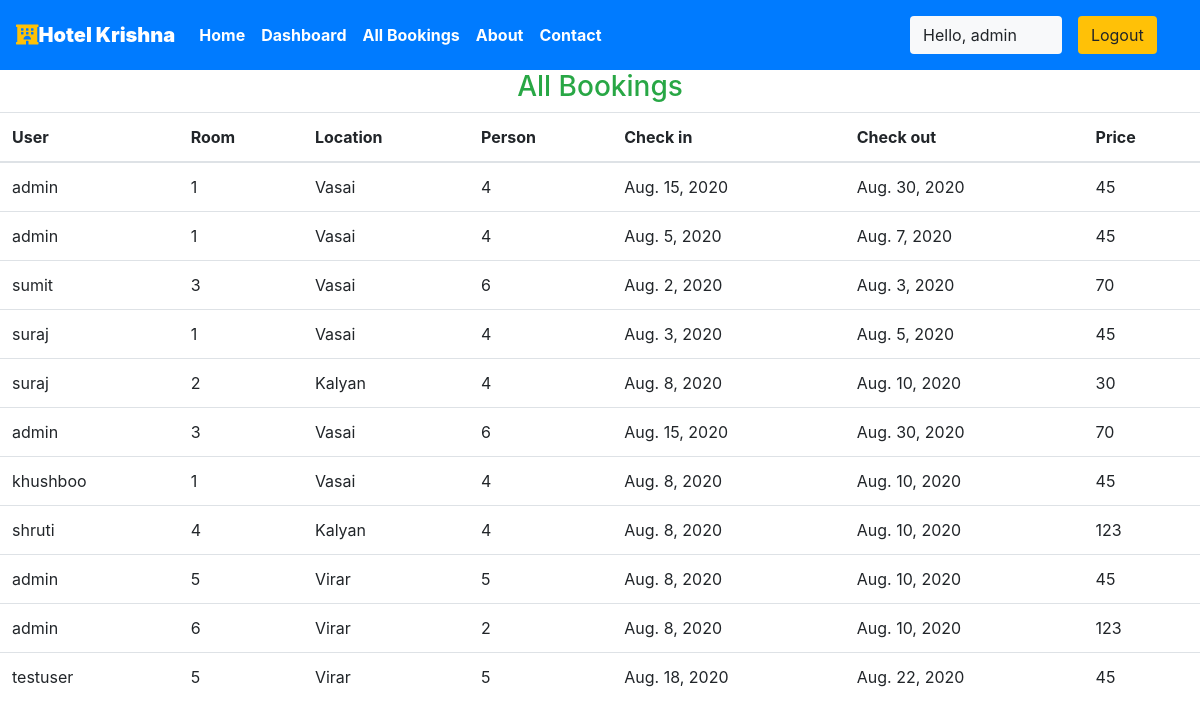
Page /staff/allbookings (signed in) on the committed database.
### krishna/models.py (models this page shows, shortened)
class Reservation(models.Model):
    check_in = models.DateField(auto_now =False)
    check_out = models.DateField()
    room = models.ForeignKey(Rooms, on_delete = models.CASCADE)
    guest = models.ForeignKey(User, on_delete= models.CASCADE)
    booking_id = models.CharField(max_length=100,default="null")

class Rooms(models.Model):
    ROOM_STATUS = (
    ("1", "available"),
    ("2", "not available"),
    )
    ROOM_TYPE = (
    ("1", "premium"),
    ("2", "deluxe"),
    ("3","basic"),
    )
    room_type = models.CharField(max_length=50,choices = ROOM_TYPE)
    capacity = models.IntegerField()
    price = models.IntegerField()
    size = models.IntegerField()
    hotel = models.ForeignKey(Hotels, on_delete = models.CASCADE)
    status = models.CharField(choices =ROOM_STATUS,max_length = 15)
    roomnumber = models.IntegerField()

class Hotels(models.Model):
    name = models.CharField(max_length=30,default="krishna")
    owner = models.CharField(max_length=20)
    location = models.CharField(max_length=50)
    state = models.CharField(max_length=50,default="maharashtra")
    country = models.CharField(max_length=50,default="india")

### krishna/views.py (the view)
# urls.py: path('staff/allbookings', views.all_bookings,name="allbookigs"),
@login_required(login_url='/staff')
def all_bookings(request):
    bookings = Reservation.objects.all()
    if not bookings:
        messages.warning(request,"No Bookings Found")
    return HttpResponse(render(request,'staff/allbookings.html',{'bookings':bookings}))

### templates/staff/allbookings.html (shortened to what this page needs)
{% extends 'basic.html' %}
{% block body %}
<h3 class="text-center  text-success">All Bookings </h3>
<table class="table">
    <thead>
        <th>User</th>
        <th>Room</th>
        <th>Location</th>
        <th>Person</th>
        <th>Check in</th>
        <th>Check out</th>
        <th>Price</th>
    </thead>
    {% for each_booking in bookings %}
    <tr>
        <td>{{each_booking.guest.username}}</td>
        <td>{{each_booking.room.roomnumber}}</td>
        <td>{{each_booking.room.hotel.location}}</td>
        <td>{{each_booking.room.capacity}}</td>
        <td>{{each_booking.check_in}}</td>
        <td>{{each_booking.check_out}}</td>
        <td>{{each_booking.room.price}}</td>
    </tr>
    {% endfor %}
</table>
{% endblock body %}

### templates/basic.html (shortened to what this page needs)
{% load static %}
<!DOCTYPE html>
<!DOCTYPE html>
<html lang="en">
<head>
    <link rel="stylesheet" href="https://use.fontawesome.com/releases/v5.7.0/css/all.css">
    <link rel="stylesheet" href="{% static 'bootstrap\bootstrap.css' %}">
    <link rel="stylesheet" href="https://maxcdn.bootstrapcdn.com/bootstrap/4.5.0/css/bootstrap.min.css" >
</head>
<body style="dbackground-image: url('https://source.unsplash.com/random');height: 100%;">
    <div class="container-fluid px-0">
        <nav class="navbar navbar-expand-lg navbar-dark bg-primary font-weight-bold">
            <a class="navbar-brand text-bold bg-black " href="/"><i class="fas fa-hotel text-warning"></i><b>Hotel Krishna</b></a>
            <div class="collapse navbar-collapse " id="navbarSupportedContent">
                <ul class="navbar-nav mr-auto ">
                    <li class="nav-item active">
                        <a class="nav-link text-bold " href="/home"> Home</a>
                    </li>
                    {% if user.is_staff %}
                    <li class="nav-item active">
                        <a class="nav-link text-bold" href="/staff/panel">Dashboard </a>
                    </li>
                    {% elif user.is_staff == False and user.is_authenticated %}
                    <li class="nav-item active">
                            <a class="nav-link text-bold" href="/user/bookings">My Bookings </a>
                        </li>
                    {% endif %}
                    {% if user.is_staff %}
                    <li class="nav-item active">
                            <a class="nav-link text-bold" href="/staff/allbookings">All Bookings </a>
                        </li>
                    {% endif %}
                    <li class="nav-item active">
                        <a class="nav-link text-bold" href="/about">About</a>
                    </li>
                    <li class="nav-item active">
                        <a class="nav-link text-bold" href="/contact">Contact </a>
                    </li>
                </ul>
                {% if user.is_authenticated %}
                      <button class="btn btn-group bg-light" data-toggle="modal" data-target="#forlogin">
                       Hello, {{request.user}}
                       <a href="/logout" class="nav-link">
                    <button class="btn btn-group bg-warning" data-toggle="modal" data-target="#forlogin">
                        Logout
                    </button></a>&nbsp; &nbsp;
                    </button>
                {% endif %}
            </div>
        </nav>
    </div>
    {% block body %}
    {% endblock body %}
</body>
</html>

### templates/basic.html (style rules this page uses)
a { text-decoration: none; }

### rows in the picture
Reservation: guest.username "admin", room.roomnumber "1", room.hotel.location "Vasai", room.capacity "4", check_in "Aug. 15, 2020", check_out "Aug. 30, 2020", room.price "45"
Reservation: guest.username "admin", room.roomnumber "1", room.hotel.location "Vasai", room.capacity "4", check_in "Aug. 5, 2020", check_out "Aug. 7, 2020", room.price "45"
Reservation: guest.username "sumit", room.roomnumber "3", room.hotel.location "Vasai", room.capacity "6", check_in "Aug. 2, 2020", check_out "Aug. 3, 2020", room.price "70"
Reservation: guest.username "suraj", room.roomnumber "1", room.hotel.location "Vasai", room.capacity "4", check_in "Aug. 3, 2020", check_out "Aug. 5, 2020", room.price "45"
Reservation: guest.username "suraj", room.roomnumber "2", room.hotel.location "Kalyan", room.capacity "4", check_in "Aug. 8, 2020", check_out "Aug. 10, 2020", room.price "30"
Reservation: guest.username "admin", room.roomnumber "3", room.hotel.location "Vasai", room.capacity "6", check_in "Aug. 15, 2020", check_out "Aug. 30, 2020", room.price "70"
Reservation: guest.username "khushboo", room.roomnumber "1", room.hotel.location "Vasai", room.capacity "4", check_in "Aug. 8, 2020", check_out "Aug. 10, 2020", room.price "45"
Reservation: guest.username "shruti", room.roomnumber "4", room.hotel.location "Kalyan", room.capacity "4", check_in "Aug. 8, 2020", check_out "Aug. 10, 2020", room.price "123"
Reservation: guest.username "admin", room.roomnumber "5", room.hotel.location "Virar", room.capacity "5", check_in "Aug. 8, 2020", check_out "Aug. 10, 2020", room.price "45"
Reservation: guest.username "admin", room.roomnumber "6", room.hotel.location "Virar", room.capacity "2", check_in "Aug. 8, 2020", check_out "Aug. 10, 2020", room.price "123"
Reservation: guest.username "testuser", room.roomnumber "5", room.hotel.location "Virar", room.capacity "5", check_in "Aug. 18, 2020", check_out "Aug. 22, 2020", room.price "45"

### other values in the picture
{{ request.user }} "admin"
